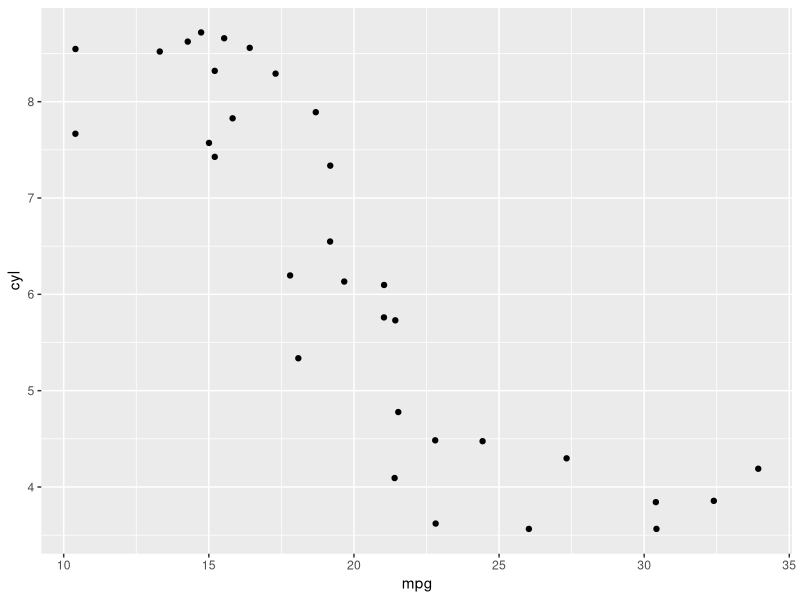
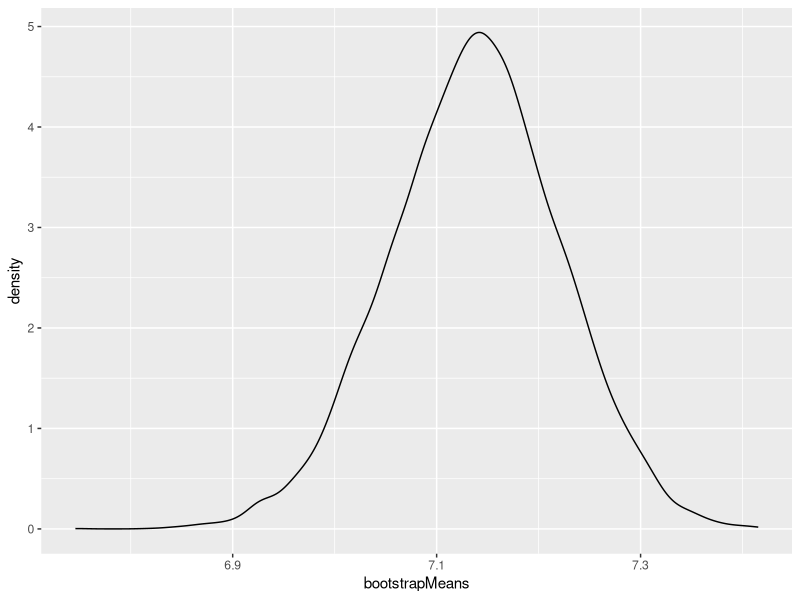
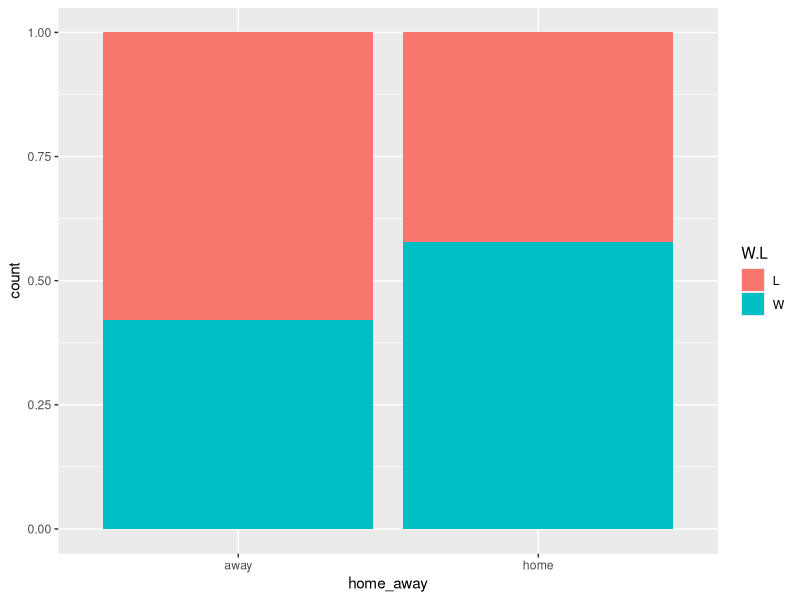
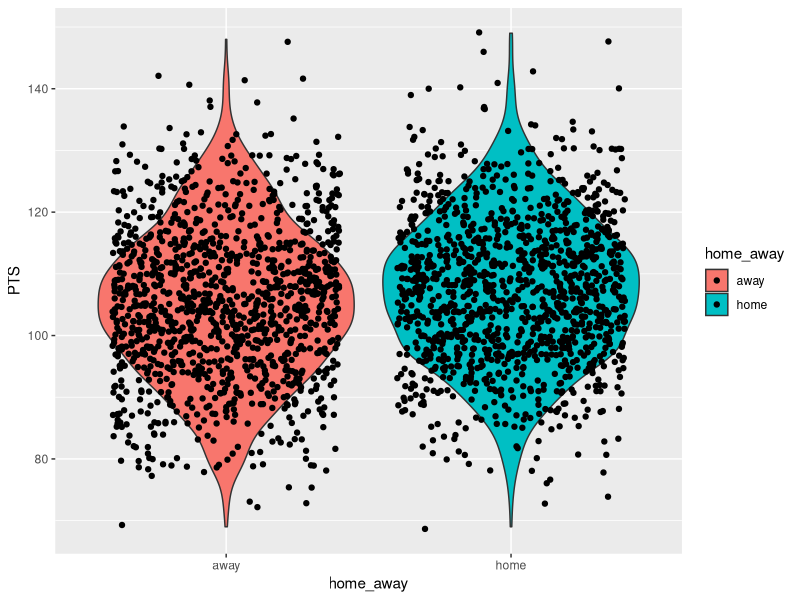

R code for these plots, in order: (Note: this script raises an error after producing the figures.)
## ---- chunk 1
library(ggplot2)
library(tidyverse)
ggplot(mtcars, aes(mpg,cyl))+geom_jitter()
## ---- chunk 2
OurData <- read.csv('ClassData.csv')
ourData5<-OurData %>%
  mutate(slp=as.numeric(Sleep_Hrs))
t.test(ourData5$slp)
## ---- chunk 3
mean_calc<-function(x){
  return(mean(x, na.rm = TRUE))
}
bootstrapMeans <- replicate(10000, {
bootstrap <- sample(ourData5$slp, replace = T)
mean_calc(bootstrap)
})
bootDf <- data.frame(bootstrapMeans)
head(bootDf)
ggplot(bootDf,aes(bootstrapMeans))+ geom_density()
## ---- chunk 4
quantile(bootstrapMeans, c(0.025,0.975))
## ---- chunk 5
prop.test(40,100,p=0.85,alternative = "l")
## ---- chunk 6
t.test(ourData5$slp,mu=6)
t.test(ourData5$slp,mu=6, alternative = "greater")
## ---- chunk 7
nba <- read.csv('nba.csv')
table(nba$W.L,nba$home_away)
## ---- chunk 8
prop.test(c(518,712),c(1230,1230))
## ---- chunk 9
ggplot(nba, aes(home_away, fill = W.L)) + geom_bar(position = 'fill')
## ---- chunk 10
t.test(PTS~home_away, data=nba)
## ---- chunk 11
ggplot(nba, aes(home_away,PTS, fill = home_away)) + geom_violin()+ geom_jitter()
## ---- chunk 12
class2 <- mutate(OurData, AgeDiff = as.numeric(gsub("years","",Age_Diff_Parents)))
view(class2)
t.test(class2$AgeDiff)
## ---- chunk 13
CT <- read.csv("Clinical_trial.csv")
head(CT)
## ---- chunk 14
anovaCT <- aov(Pain_Rating~Drug, data = CT)
summary(anovaCT)
## ---- chunk 15
TurkeyHSD(anovaCT,conf.level = 0.95)
## ---- chunk 16

